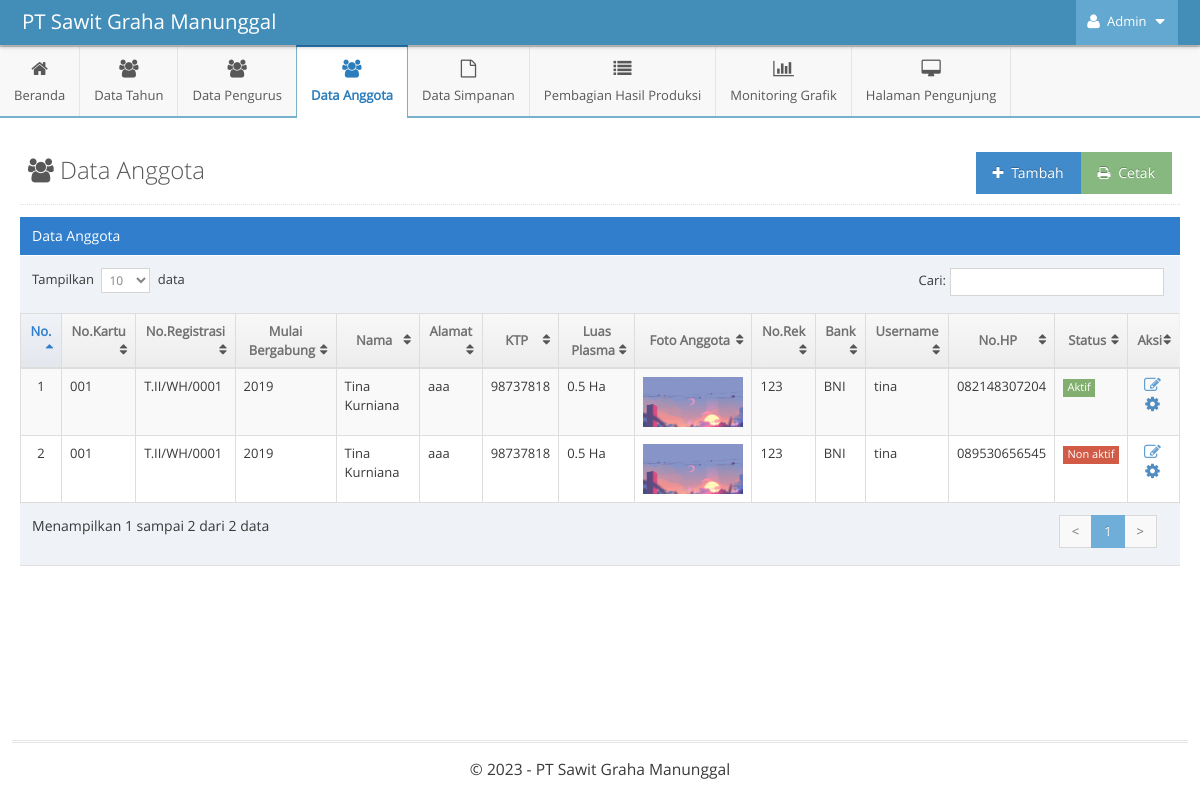
The app's page /admin/indexAdmin.php?p=kelola-anggota&m=anggota (signed in) with its own data.
### tables this page shows
CREATE TABLE `anggota` (
  `id_anggota` int(11) NOT NULL AUTO_INCREMENT,
  `username` varchar(255) NOT NULL,
  `password` varchar(255) NOT NULL,
  `nama` varchar(255) NOT NULL,
  `no_kartu` varchar(255) NOT NULL,
  `no_registrasi` varchar(255) NOT NULL,
  `alamat` text NOT NULL,
  `ktp` varchar(16) NOT NULL,
  `luas_plasma` varchar(255) NOT NULL,
  `foto` varchar(255) NOT NULL,
  `no_rek` varchar(255) NOT NULL,
  `bank` varchar(255) NOT NULL,
  `id_tahun` int(11) NOT NULL,
  `no_hp` varchar(255) NOT NULL,
  `status` varchar(255) NOT NULL,
  PRIMARY KEY (`id_anggota`),
  KEY `id_tahun` (`id_tahun`),
  CONSTRAINT `anggota_ibfk_1` FOREIGN KEY (`id_tahun`) REFERENCES `tahun` (`id`) ON DELETE CASCADE ON UPDATE CASCADE
);

CREATE TABLE `tahun` (
  `id` int(11) NOT NULL AUTO_INCREMENT,
  `tahun` int(11) DEFAULT NULL,
  PRIMARY KEY (`id`)
);

### function-show.php (called while the page is built)
<?php
$host = 'localhost';
$username = 'root';
$password = '';
$dbname = 'skripsi-pirda2';
$conn = mysqli_connect($host, $username, $password, $dbname);
function tampilData($query)
{
    global $conn;
    $result = mysqli_query($conn, $query);
    $rows = [];
    while ($row = mysqli_fetch_assoc($result)) {
        $rows[] = $row;
    }
    return $rows;
}
?>

### admin/pages-admin/kelola-anggota/anggota.php (the view, shortened to what this page needs)
<?php
$query_tampil = "SELECT
					*,
					tahun.tahun
				FROM
					anggota
				INNER JOIN tahun on tahun.id = anggota.id_tahun;";
$anggota = tampilData($query_tampil);
?>
<div class="page-content">
	<div class="page-header">
		<h1 style="color:#585858">
			<i class="ace-icon fa fa-users"></i> Data Anggota
			<a href="pages-admin/kelola-anggota/cetak-anggota.php" target="_blank">
				<button class="btn btn-success pull-right">
					<i class="ace-icon fa fa-print"></i> Cetak
				</button>
			</a>
			<a data-toggle="modal" href="#tambah-anggota">
				<button class="btn btn-primary pull-right">
					<i class="ace-icon fa fa-plus"></i> Tambah
				</button>
			</a>
		</h1>
	</div>
	<div class="row">
		<div class="col-xs-12">
			<div class="row">
				<div class="col-xs-12">
					<div class="table-header">
						Data Anggota
					</div>
					<div class="table-responsive">
						<div>
							<table id="dynamic-table" class="table table-striped table-bordered table-hover">
								<thead>
									<tr>
										<th>No.</th>
										<th>No.Kartu</th>
										<th>No.Registrasi</th>
										<th>Mulai Bergabung</th>
										<th>Nama</th>
										<th>Alamat</th>
										<th>KTP</th>
										<th>Luas Plasma</th>
										<th>Foto Anggota</th>
										<th>No.Rek</th>
										<th>Bank</th>
										<th>Username</th>
										<th>No.HP</th>
										<th>Status</th>
										<th>Aksi</th>
									</tr>
								</thead>
								<tbody>
									<?php
									$i = 1;
									foreach ($anggota as $row) :
									?>
										<tr>
											<td class="center"><?= $i++; ?></td>
											<td><?= $row['no_kartu']; ?></td>
											<td><?= $row['no_registrasi']; ?></td>
											<td><?= $row['tahun']; ?></td>
											<td><?= $row['nama']; ?></td>
											<td><?= $row['alamat']; ?></td>
											<td><?= $row['ktp']; ?></td>
											<td><?= $row['luas_plasma']; ?> Ha</td>
											<td class="center">
												<img src="assets-admin/images/<?= $row["foto"]; ?>" alt="foto-user" width="100px">
											</td>
											<td><?= $row['no_rek']; ?></td>
											<td><?= $row['bank']; ?></td>
											<td><?= $row['username']; ?></td>
											<td><?= $row['no_hp']; ?></td>
											<td>
												<?php
												if ($row['status'] == 'Aktif') {
												?>
													<span class="label label-success label-sm"><?= $row['status']; ?> </span>
												<?php
												} else {
												?>
													<span class="label label-danger label-sm"><?= $row['status']; ?> </span>
												<?php
												}
												?>
											</td>
											<td class="center">
												<div class="action-buttons">
													<a data-rel="tooltip" data-placement="top" title="Ubah" style="margin-right:5px" class="blue tooltip-info" data-toggle="modal" href="#edit-anggota-<?= $row['id_anggota']; ?>">
														<i class="ace-icon fa fa-edit bigger-130"></i>
													</a>
													<a data-rel="tooltip" data-placement="top" title="Ubah Status" style="margin-right:5px" class="info tooltip-info" data-toggle="modal" href="#status-anggota-<?= $row['id_anggota']; ?>">
														<i class="ace-icon fa fa-cog bigger-130"></i>
													</a>
												</div>
											</td>
										</tr>
									<?php endforeach; ?>
								</tbody>
							</table>
						</div>
					</div>
				</div>
			</div>
		</div>
	</div>
</div>

### records on screen
anggota: no_kartu "001", no_registrasi "T.II/WH/0001", id_tahun.tahun "2019", nama "Tina Kurniana", alamat "aaa", ktp "98737818", luas_plasma "0.5", foto (picture), no_rek "123", bank "BNI", username "tina", no_hp "082148307204", status "Aktif"
anggota: no_kartu "001", no_registrasi "T.II/WH/0001", id_tahun.tahun "2019", nama "Tina Kurniana", alamat "aaa", ktp "98737818", luas_plasma "0.5", foto (picture), no_rek "123", bank "BNI", username "tina", no_hp "089530656545", status "Non aktif"
